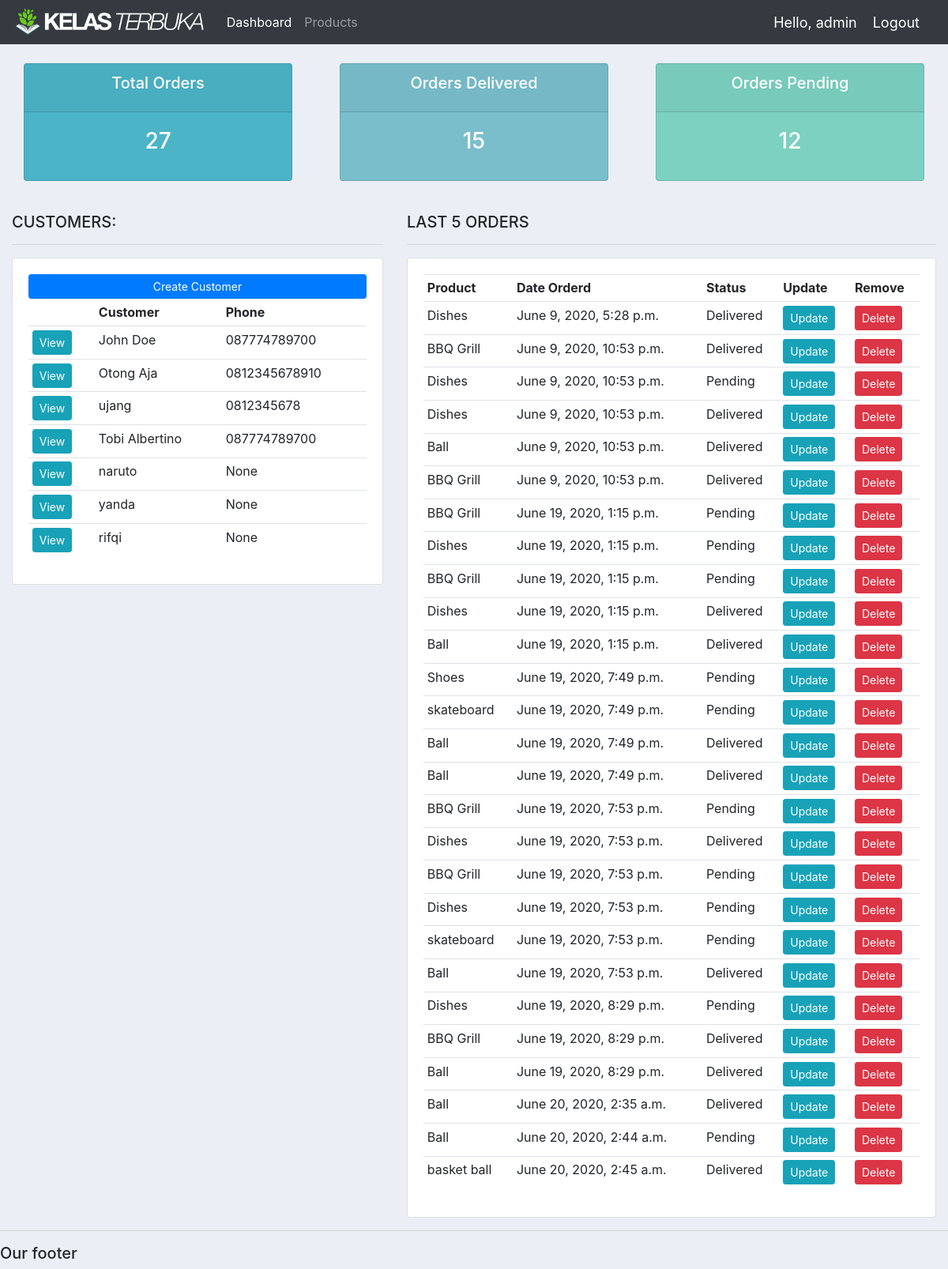
The app's page / (signed in) with its own data.
### accounts/models.py (models this page shows, shortened)
class Customer(models.Model):
	user = models.OneToOneField(User, null=True, blank=True, on_delete=models.CASCADE)
	name = models.CharField(max_length=200, null=True)
	phone = models.CharField(max_length=200, null=True)
	email = models.CharField(max_length=200, null=True)
	profile_pic = models.ImageField(default="profile1.png", null=True, blank=True)
	date_created = models.DateTimeField(auto_now_add=True, null=True)

class Order(models.Model):
	STATUS = (
			('Pending', 'Pending'),
			('Out for delivery', 'Out for delivery'),
			('Delivered', 'Delivered'),
			)
	customer = models.ForeignKey(Customer, null=True, on_delete=models.SET_NULL)
	product = models.ForeignKey(Product, null=True, on_delete= models.SET_NULL)
	date_created = models.DateTimeField(auto_now_add=True, null=True)
	status = models.CharField(max_length=200, null=True, choices=STATUS)
	note = models.CharField(max_length=1000, null=True)

class Product(models.Model):
	CATEGORY = (
			('Indoor', 'Indoor'),
			('Out Door', 'Out Door'),
			)
	name = models.CharField(max_length=200, null=True)
	price = models.FloatField(null=True)
	category = models.CharField(max_length=200, null=True, choices=CATEGORY)
	description = models.CharField(max_length=200, null=True, blank=True)
	date_created = models.DateTimeField(auto_now_add=True, null=True)
	tags = models.ManyToManyField(Tag)
	def __str__(self):
		return self.name

### accounts/decorators.py (the view)
	def wrapper_function(request, *args, **kwargs):
		group = None
		if request.user.groups.exists():
			group = request.user.groups.all()[0].name
		if group == 'customer':
			return redirect('accounts:user-page')
		if group == 'admin':
			return view_func(request, *args, **kwargs)

### accounts/views.py (called while the page is built)
@login_required(login_url='accounts:login')
@admin_only
def home(request):
    orders = Order.objects.all()
    customers = Customer.objects.all()
    total_customers = customers.count()
    total_orders = orders.count()
    delivered = orders.filter(status='Delivered').count()
    pending = orders.filter(status='Pending').count()
    context = {
        'orders' : orders,
        'customers' : customers,
        'total_orders':total_orders,
        'delivered':delivered,
        'pending':pending
    }
    return render(request, 'accounts/dashboard.html', context)

### accounts/templates/accounts/dashboard.html
{%  extends 'accounts/main.html' %}
{% block content %}
{%  include 'accounts/status.html' %}
<br>
<div class="row">
	<div class="col-md-5">
		<h5>CUSTOMERS:</h5>
		<hr>
		<div class="card card-body">
			<a class="btn btn-primary  btn-sm btn-block" href="">Create Customer</a>
			<table class="table table-sm">
				<tr>
					<th></th>
					<th>Customer</th>
					<th>Phone</th>
				</tr>
				{% for customer in customers  %}
					<tr>
						<td><a class="btn btn-sm btn-info" href="{% url 'accounts:customer' customer.id %}">View</a></td>
						<td>{{customer.name}}</td>
						<td>{{customer.phone}}</td>
					</tr>
				{% endfor %}
			</table>
		</div>
	</div>
	<div class="col-md-7">
		<h5>LAST 5 ORDERS</h5>
		<hr>
		<div class="card card-body">
			<table class="table table-sm">
				<tr>
					<th>Product</th>
					<th>Date Orderd</th>
					<th>Status</th>
					<th>Update</th>
					<th>Remove</th>
				</tr>
				{% for order in orders  %}
					<tr>
						<td>{{order.product}}</td>
						<td>{{order.date_created}}</td>
						<td>{{order.status}}</td>
						<td><a class="btn btn-sm btn-info" href="{% url 'accounts:update_order' order.id %}">Update</a></td>
						<td><a class="btn btn-sm btn-danger" href="{% url 'accounts:delete_order' order.id %}">Delete</a></td>
					</tr>
				{% endfor %}
			</table>
		</div>
	</div>
</div>
{% endblock %}

### accounts/templates/accounts/main.html (shortened to what this page needs)
{% load static %}
<!DOCTYPE html>
<html lang="en">
<head>
    <link rel="stylesheet" href="https://stackpath.bootstrapcdn.com/bootstrap/4.5.0/css/bootstrap.min.css">
	<link rel="stylesheet" href="{% static 'css/main.css' %}">
</head>
<body>
	{%  include 'accounts/navbar.html' %}
	<div class="container-fluid">
	{% block content %}
	{% endblock %}
    </div>
	<hr>
	<h5>Our footer</h5>
</body>
</html>

### accounts/templates/accounts/navbar.html (shortened to what this page needs)
{% load static %}
<nav class="navbar navbar-expand-lg navbar-dark bg-dark">
    <img style="height: 40px;" src="{% static 'images/logo3.png' %}">
    <div class="collapse navbar-collapse" id="navbarNav">
        <ul class="navbar-nav">
            {% if request.user.is_staff %}
            <li class="nav-item active">
                <a class="nav-link" href="{% url 'accounts:home' %}">Dashboard</a>
            </li>
            <li class="nav-item">
                <a class="nav-link" href="{% url 'accounts:products' %}">Products</a>
            </li>
            {% else %}
            <li class="nav-item">
                <a class="nav-link" href="{% url 'accounts:account' %}">Settings</a>
            </li>
            {% endif %}
        </ul>
    </div>
    <span class="hello-msg">Hello, {{request.user}}</span>
    <span><a class="hello-msg" href="{% url 'accounts:logout' %}">Logout</a></span>
</nav>

### accounts/templates/accounts/status.html
<br>
<div class="row">
    <div class="col">
        <div class="col-md">
            <div class="card text-center text-white  mb-3" id="total-orders">
                <div class="card-header">
                    <h5 class="card-title">Total Orders</h5>
                </div>
                <div class="card-body">
                    <h3 class="card-title">{{total_orders}}</h3>
                </div>
            </div>
        </div>
    </div>
    <div class="col">
        <div class="col-md">
            <div class="card text-center text-white  mb-3" id="orders-delivered">
                <div class="card-header">
                    <h5 class="card-title">Orders Delivered</h5>
                </div>
                <div class="card-body">
                    <h3 class="card-title">{{delivered}}</h3>
                </div>
            </div>
        </div>
    </div>
    <div class="col">
        <div class="col-md">
            <div class="card text-center text-white  mb-3" id="orders-pending">
                <div class="card-header">
                    <h5 class="card-title">Orders Pending</h5>
                </div>
                <div class="card-body">
                    <h3 class="card-title">{{pending}}</h3>
                </div>
            </div>
        </div>
    </div>
</div>

### static/css/main.css (style rules this page uses)
body { background-color: #ebeff5; }
#total-orders { background-color: #4cb4c7; }
#orders-delivered { background-color: #7abecc; }
#orders-pending { background-color: #7CD1C0; }

### accounts/templates/accounts/navbar.html (style rules this page uses)
.hello-msg { font-size: 18px; color: #fff; margin-right: 20px; }

### records on screen
Customer: name "John Doe", phone "087774789700"
Customer: name "Otong Aja", phone "0812345678910"
Customer: name "ujang", phone "0812345678"
Customer: name "Tobi Albertino", phone "087774789700"
Customer: name "naruto", phone "None"
Customer: name "yanda", phone "None"
Customer: name "rifqi", phone "None"
Order: product "Dishes", date_created "June 9, 2020, 5:28 p.m.", status "Delivered"
Order: product "BBQ Grill", date_created "June 9, 2020, 10:53 p.m.", status "Delivered"
Order: product "Dishes", date_created "June 9, 2020, 10:53 p.m.", status "Pending"
Order: product "Dishes", date_created "June 9, 2020, 10:53 p.m.", status "Delivered"
Order: product "Ball", date_created "June 9, 2020, 10:53 p.m.", status "Delivered"
Order: product "BBQ Grill", date_created "June 9, 2020, 10:53 p.m.", status "Delivered"
Order: product "BBQ Grill", date_created "June 19, 2020, 1:15 p.m.", status "Pending"
Order: product "Dishes", date_created "June 19, 2020, 1:15 p.m.", status "Pending"
Order: product "BBQ Grill", date_created "June 19, 2020, 1:15 p.m.", status "Pending"
Order: product "Dishes", date_created "June 19, 2020, 1:15 p.m.", status "Delivered"
Order: product "Ball", date_created "June 19, 2020, 1:15 p.m.", status "Delivered"
Order: product "Shoes", date_created "June 19, 2020, 7:49 p.m.", status "Pending"
Order: product "skateboard", date_created "June 19, 2020, 7:49 p.m.", status "Pending"
Order: product "Ball", date_created "June 19, 2020, 7:49 p.m.", status "Delivered"
Order: product "Ball", date_created "June 19, 2020, 7:49 p.m.", status "Delivered"
Order: product "BBQ Grill", date_created "June 19, 2020, 7:53 p.m.", status "Pending"
Order: product "Dishes", date_created "June 19, 2020, 7:53 p.m.", status "Delivered"
Order: product "BBQ Grill", date_created "June 19, 2020, 7:53 p.m.", status "Pending"
Order: product "Dishes", date_created "June 19, 2020, 7:53 p.m.", status "Pending"
Order: product "skateboard", date_created "June 19, 2020, 7:53 p.m.", status "Pending"
Order: product "Ball", date_created "June 19, 2020, 7:53 p.m.", status "Delivered"
Order: product "Dishes", date_created "June 19, 2020, 8:29 p.m.", status "Pending"
Order: product "BBQ Grill", date_created "June 19, 2020, 8:29 p.m.", status "Delivered"
Order: product "Ball", date_created "June 19, 2020, 8:29 p.m.", status "Delivered"
Order: product "Ball", date_created "June 20, 2020, 2:35 a.m.", status "Delivered"
Order: product "Ball", date_created "June 20, 2020, 2:44 a.m.", status "Pending"
Order: product "basket ball", date_created "June 20, 2020, 2:45 a.m.", status "Delivered"

### other values on screen
{{ request.user }} "admin"
{{ total_orders }} "27"
{{ delivered }} "15"
{{ pending }} "12"
